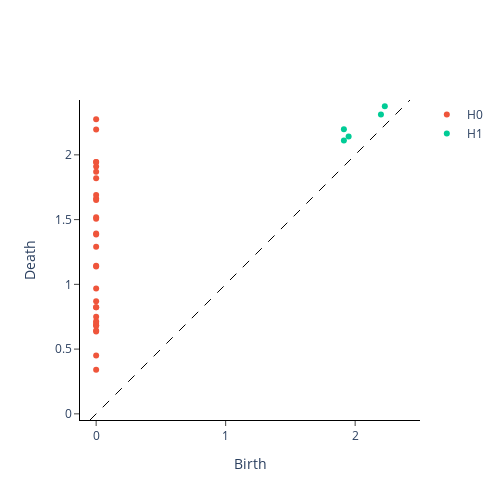

The notebook cell saved with this chart:
### Markdown cell above
In the plot below for a single window, the generators of each homology dimension $H_0$ and $H_1$ are coloured differently:

### Code cell
VR.plot(diagrams, sample=window_num)

### Figure 1 — Plotly figure (JSON) as saved in the notebook; plotly's stock layout.template omitted (floating-point values rounded to 4 significant figures)
{"data": [{"hoverinfo": "none", "line": {"color": "black", "dash": "dash", "width": 1}, "mode": "lines", "showlegend": false, "type": "scatter", "x": [-0.04752, 2.424], "y": [-0.04752, 2.424]}, {"hoverinfo": "text", "hovertext": ["(np.float64(0.0), np.float64(0.3401477038860321))", "(np.float64(0.0), np.float64(0.45000457763671875))", "(np.float64(0.0), np.float64(0.6360031962394714))", "(np.float64(0.0), np.float64(0.6440514922142029))", "(np.float64(0.0), np.float64(0.679998517036438))", "(np.float64(0.0), np.float64(0.6847586035728455))", "(np.float64(0.0), np.float64(0.7017909288406372))", "(np.float64(0.0), np.float64(0.7156844735145569))", "(np.float64(0.0), np.float64(0.75))", "(np.float64(0.0), np.float64(0.8232831954956055)), multiplicity: 2", "(np.float64(0.0), np.float64(0.8232831954956055)), multiplicity: 2", "(np.float64(0.0), np.float64(0.8700022101402283))", "(np.float64(0.0), np.float64(0.9677276611328125))", "(np.float64(0.0), np.float64(1.1385067701339722))", "(np.float64(0.0), np.float64(1.1440716981887817))", "(np.float64(0.0), np.float64(1.2896902561187744))", "(np.float64(0.0), np.float64(1.3858575820922852))", "(np.float64(0.0), np.float64(1.3917229175567627))", "(np.float64(0.0), np.float64(1.506290316581726))", "(np.float64(0.0), np.float64(1.5182263851165771))", "(np.float64(0.0), np.float64(1.6505787372589111))", "(np.float64(0.0), np.float64(1.6620768308639526))", "(np.float64(0.0), np.float64(1.689849853515625))", "(np.float64(0.0), np.float64(1.82010817527771))", "(np.float64(0.0), np.float64(1.8700320720672607))", "(np.float64(0.0), np.float64(1.9090571403503418))", "(np.float64(0.0), np.float64(1.9442781209945679)), multiplicity: 2", "(np.float64(0.0), np.float64(1.9442781209945679)), multiplicity: 2", "(np.float64(0.0), np.float64(2.194953680038452))", "(np.float64(0.0), np.float64(2.275482177734375))"], "mode": "markers", "name": "H0", "type": "scatter", "x": [0.0, 0.0, 0.0, 0.0, 0.0, 0.0, 0.0, 0.0, 0.0, 0.0, 0.0, 0.0, 0.0, 0.0, 0.0, 0.0, 0.0, 0.0, 0.0, 0.0, 0.0, 0.0, 0.0, 0.0, 0.0, 0.0, 0.0, 0.0, 0.0, 0.0], "y": [0.3401, 0.45, 0.636, 0.6441, 0.68, 0.6848, 0.7018, 0.7157, 0.75, 0.8233, 0.8233, 0.87, 0.9677, 1.139, 1.144, 1.29, 1.386, 1.392, 1.506, 1.518, 1.651, 1.662, 1.69, 1.82, 1.87, 1.909, 1.944, 1.944, 2.195, 2.275]}, {"hoverinfo": "text", "hovertext": ["(np.float64(2.2290399074554443), np.float64(2.3760108947753906))", "(np.float64(2.1990175247192383), np.float64(2.3118815422058105))", "(np.float64(1.949592113494873), np.float64(2.141988754272461))", "(np.float64(1.9131407737731934), np.float64(2.198570966720581))", "(np.float64(1.9131407737731934), np.float64(2.1115880012512207))"], "mode": "markers", "name": "H1", "type": "scatter", "x": [2.229, 2.199, 1.95, 1.913, 1.913], "y": [2.376, 2.312, 2.142, 2.199, 2.112]}], "layout": {"height": 500, "plot_bgcolor": "white", "width": 500, "xaxis": {"autorange": false, "exponentformat": "e", "linecolor": "black", "linewidth": 1, "mirror": false, "range": [-0.04752, 2.424], "showexponent": "all", "showline": true, "side": "bottom", "ticks": "outside", "title": {"text": "Birth"}, "type": "linear", "zeroline": true}, "yaxis": {"autorange": false, "exponentformat": "e", "linecolor": "black", "linewidth": 1, "mirror": false, "range": [-0.04752, 2.424], "scaleanchor": "x", "scaleratio": 1, "showexponent": "all", "showline": true, "side": "left", "ticks": "outside", "title": {"text": "Death"}, "type": "linear", "zeroline": true}}}
